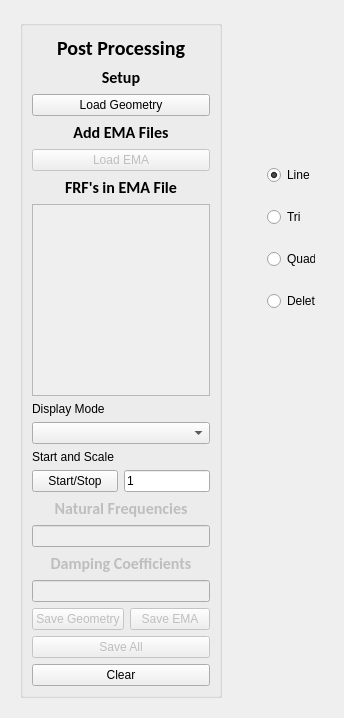
      <widget class="QWidget" name="post_processing_tab">
       <property name="sizePolicy">
        <sizepolicy hsizetype="Expanding" vsizetype="Expanding">
         <horstretch>0</horstretch>
         <verstretch>0</verstretch>
        </sizepolicy>
       </property>
       <attribute name="title">
        <string>Post Processing</string>
       </attribute>
       <layout class="QGridLayout" name="gridLayout_4">
        <item row="0" column="0">
         <widget class="PostProcMainWidget" name="post_proc_widget_main" native="true">
          <property name="sizePolicy">
           <sizepolicy hsizetype="Expanding" vsizetype="Expanding">
            <horstretch>0</horstretch>
            <verstretch>0</verstretch>
           </sizepolicy>
          </property>
          <layout class="QHBoxLayout" name="horizontalLayout_7" stretch="1,3">
           <item>
            <layout class="QVBoxLayout" name="post_proc_layout_setup" stretch="0">
             <property name="sizeConstraint">
              <enum>QLayout::SizeConstraint::SetDefaultConstraint</enum>
             </property>
             <property name="rightMargin">
              <number>0</number>
             </property>
             <item>
              <widget class="QGroupBox" name="groupBox">
               <layout class="QVBoxLayout" name="verticalLayout_3">
                <item>
                 <widget class="QLabel" name="post_proc_label_main">
                  <property name="sizePolicy">
                   <sizepolicy hsizetype="Expanding" vsizetype="Fixed">
                    <horstretch>0</horstretch>
                    <verstretch>0</verstretch>
                   </sizepolicy>
                  </property>
                  <property name="font">
                   <font>
                    <family>Calibri</family>
                    <pointsize>15</pointsize>
                    <bold>true</bold>
                   </font>
                  </property>
                  <property name="layoutDirection">
                   <enum>Qt::LayoutDirection::RightToLeft</enum>
                  </property>
                  <property name="text">
                   <string>Post Processing</string>
                  </property>
                  <property name="alignment">
                   <set>Qt::AlignmentFlag::AlignCenter</set>
                  </property>
                 </widget>
                </item>
                <item>
                 <widget class="QLabel" name="post_proc_label_main_2">
                  <property name="sizePolicy">
                   <sizepolicy hsizetype="Expanding" vsizetype="Fixed">
                    <horstretch>0</horstretch>
                    <verstretch>0</verstretch>
                   </sizepolicy>
                  </property>
                  <property name="font">
                   <font>
                    <family>Calibri</family>
                    <pointsize>12</pointsize>
                    <bold>true</bold>
                   </font>
                  </property>
                  <property name="layoutDirection">
                   <enum>Qt::LayoutDirection::RightToLeft</enum>
                  </property>
                  <property name="text">
                   <string>Setup</string>
                  </property>
                  <property name="alignment">
                   <set>Qt::AlignmentFlag::AlignCenter</set>
                  </property>
                 </widget>
                </item>
                <item>
                 <layout class="QHBoxLayout" name="horizontalLayout_4">
                  <item>
                   <widget class="QPushButton" name="post_proc_button_load_geometry">
                    <property name="sizePolicy">
                     <sizepolicy hsizetype="Minimum" vsizetype="Fixed">
                      <horstretch>0</horstretch>
                      <verstretch>0</verstretch>
                     </sizepolicy>
                    </property>
                    <property name="minimumSize">
                     <size>
                      <width>0</width>
                      <height>0</height>
                     </size>
                    </property>
                    <property name="text">
                     <string>Load Geometry</string>
                    </property>
                   </widget>
                  </item>
                 </layout>
                </item>
                <item>
                 <widget class="QLabel" name="post_proc_label_main_3">
                  <property name="sizePolicy">
                   <sizepolicy hsizetype="Expanding" vsizetype="Fixed">
                    <horstretch>0</horstretch>
                    <verstretch>0</verstretch>
                   </sizepolicy>
                  </property>
                  <property name="font">
                   <font>
                    <family>Calibri</family>
                    <pointsize>12</pointsize>
                    <bold>true</bold>
                   </font>
                  </property>
                  <property name="layoutDirection">
                   <enum>Qt::LayoutDirection::RightToLeft</enum>
                  </property>
                  <property name="text">
                   <string>Add EMA Files</string>
                  </property>
                  <property name="alignment">
                   <set>Qt::AlignmentFlag::AlignCenter</set>
                  </property>
                 </widget>
                </item>
                <item>
                 <widget class="QPushButton" name="post_proc_button_load_ema">
                  <property name="enabled">
                   <bool>false</bool>
                  </property>
                  <property name="sizePolicy">
                   <sizepolicy hsizetype="Minimum" vsizetype="Fixed">
                    <horstretch>0</horstretch>
                    <verstretch>0</verstretch>
                   </sizepolicy>
                  </property>
                  <property name="text">
                   <string>Load EMA</string>
                  </property>
                 </widget>
                </item>
                <item>
                 <widget class="QLabel" name="post_proc_label_main_4">
                  <property name="sizePolicy">
                   <sizepolicy hsizetype="Expanding" vsizetype="Fixed">
                    <horstretch>0</horstretch>
                    <verstretch>0</verstretch>
                   </sizepolicy>
                  </property>
                  <property name="font">
                   <font>
                    <family>Calibri</family>
                    <pointsize>12</pointsize>
                    <bold>true</bold>
                   </font>
                  </property>
                  <property name="layoutDirection">
                   <enum>Qt::LayoutDirection::RightToLeft</enum>
                  </property>
                  <property name="text">
                   <string>FRF's in EMA File</string>
                  </property>
                  <property name="alignment">
                   <set>Qt::AlignmentFlag::AlignCenter</set>
                  </property>
                 </widget>
                </item>
                <item>
                 <widget class="QListView" name="post_proc_ema_list">
                  <property name="enabled">
                   <bool>false</bool>
                  </property>
                  <property name="selectionMode">
                   <enum>QAbstractItemView::SelectionMode::SingleSelection</enum>
                  </property>
                 </widget>
                </item>
                <item>
                 <widget class="QLabel" name="post_proc_label_mode">
                  <property name="text">
                   <string>Display Mode</string>
                  </property>
                 </widget>
                </item>
                <item>
                 <widget class="QComboBox" name="post_proc_combo_box_mode"/>
                </item>
                <item>
                 <widget class="QLabel" name="label_2">
                  <property name="text">
                   <string>Start and Scale</string>
                  </property>
                 </widget>
                </item>
                <item>
                 <layout class="QHBoxLayout" name="horizontalLayout_11" stretch="1,1">
                  <item>
                   <widget class="QPushButton" name="post_proc_button_show_deformation">
                    <property name="text">
                     <string>Start/Stop</string>
                    </property>
                   </widget>
                  </item>
                  <item>
                   <widget class="QLineEdit" name="post_proc_line_edit_deformation_scale">
                    <property name="text">
                     <string>1</string>
                    </property>
                    <property name="placeholderText">
                     <string>Scale [1,100]</string>
                    </property>
                   </widget>
                  </item>
                 </layout>
                </item>
                <item>
                 <widget class="QLabel" name="post_proc_label_nat_freq">
                  <property name="enabled">
                   <bool>false</bool>
                  </property>
                  <property name="sizePolicy">
                   <sizepolicy hsizetype="Expanding" vsizetype="Fixed">
                    <horstretch>0</horstretch>
                    <verstretch>0</verstretch>
                   </sizepolicy>
                  </property>
                  <property name="font">
                   <font>
                    <family>Calibri</family>
                    <pointsize>12</pointsize>
                    <bold>true</bold>
                   </font>
                  </property>
                  <property name="layoutDirection">
                   <enum>Qt::LayoutDirection::RightToLeft</enum>
                  </property>
                  <property name="text">
                   <string>Natural Frequencies</string>
                  </property>
                  <property name="alignment">
                   <set>Qt::AlignmentFlag::AlignCenter</set>
                  </property>
                 </widget>
                </item>
                <item>
                 <widget class="QLineEdit" name="post_proc_line_edit_nat_freq">
                  <property name="enabled">
                   <bool>false</bool>
                  </property>
                  <property name="text">
                   <string/>
                  </property>
                  <property name="placeholderText">
                   <string/>
                  </property>
                 </widget>
                </item>
                <item>
                 <widget class="QLabel" name="post_proc_label_damping_coeff">
                  <property name="enabled">
                   <bool>false</bool>
                  </property>
                  <property name="sizePolicy">
                   <sizepolicy hsizetype="Expanding" vsizetype="Fixed">
                    <horstretch>0</horstretch>
                    <verstretch>0</verstretch>
                   </sizepolicy>
                  </property>
                  <property name="font">
                   <font>
                    <family>Calibri</family>
                    <pointsize>12</pointsize>
                    <bold>true</bold>
                   </font>
                  </property>
                  <property name="layoutDirection">
                   <enum>Qt::LayoutDirection::RightToLeft</enum>
                  </property>
                  <property name="text">
                   <string>Damping Coefficients</string>
                  </property>
                  <property name="alignment">
                   <set>Qt::AlignmentFlag::AlignCenter</set>
                  </property>
                 </widget>
                </item>
                <item>
                 <widget class="QLineEdit" name="post_proc_line_edit_daming_coeff">
                  <property name="enabled">
                   <bool>false</bool>
                  </property>
                  <property name="text">
                   <string/>
                  </property>
                  <property name="placeholderText">
                   <string/>
                  </property>
                 </widget>
                </item>
                <item>
                 <layout class="QHBoxLayout" name="horizontalLayout_9">
                  <item>
                   <widget class="QPushButton" name="post_proc_button_save_geometry">
                    <property name="enabled">
                     <bool>false</bool>
                    </property>
                    <property name="sizePolicy">
                     <sizepolicy hsizetype="Minimum" vsizetype="Fixed">
                      <horstretch>0</horstretch>
                      <verstretch>0</verstretch>
                     </sizepolicy>
                    </property>
                    <property name="text">
                     <string>Save Geometry</string>
                    </property>
                   </widget>
                  </item>
                  <item>
                   <widget class="QPushButton" name="post_proc_button_save_ema">
                    <property name="enabled">
                     <bool>false</bool>
                    </property>
                    <property name="sizePolicy">
                     <sizepolicy hsizetype="Minimum" vsizetype="Fixed">
                      <horstretch>0</horstretch>
                      <verstretch>0</verstretch>
                     </sizepolicy>
                    </property>
                    <property name="text">
                     <string>Save EMA</string>
                    </property>
                   </widget>
                  </item>
                 </layout>
                </item>
                <item>
                 <layout class="QHBoxLayout" name="horizontalLayout_8">
                  <item>
                   <widget class="QPushButton" name="post_proc_button_save_all">
                    <property name="enabled">
                     <bool>false</bool>
                    </property>
                    <property name="sizePolicy">
                     <sizepolicy hsizetype="Minimum" vsizetype="Fixed">
                      <horstretch>0</horstretch>
                      <verstretch>0</verstretch>
                     </sizepolicy>
                    </property>
                    <property name="text">
                     <string>Save All</string>
                    </property>
                   </widget>
                  </item>
                 </layout>
                </item>
                <item>
                 <widget class="QPushButton" name="post_proc_button_clear">
                  <property name="text">
                   <string>Clear</string>
                  </property>
                 </widget>
                </item>
               </layout>
              </widget>
             </item>
            </layout>
           </item>
           <item>
            <widget class="QFrame" name="post_proc_geometry">
             <property name="sizePolicy">
              <sizepolicy hsizetype="Expanding" vsizetype="Expanding">
               <horstretch>0</horstretch>
               <verstretch>0</verstretch>
              </sizepolicy>
             </property>
             <layout class="QGridLayout" name="gridLayout_9">
              <item row="0" column="0">
               <widget class="GeometryViewer" name="post_proc_vispy" native="true">
                <property name="sizePolicy">
                 <sizepolicy hsizetype="Expanding" vsizetype="Expanding">
                  <horstretch>0</horstretch>
                  <verstretch>0</verstretch>
                 </sizepolicy>
                </property>
                <widget class="QWidget" name="post_proc_vispy_settings" native="true">
                 <property name="enabled">
                  <bool>true</bool>
                 </property>
                 <property name="geometry">
                  <rect>
                   <x>30</x>
                   <y>120</y>
                   <width>181</width>
                   <height>181</height>
                  </rect>
                 </property>
                 <property name="sizePolicy">
                  <sizepolicy hsizetype="Minimum" vsizetype="Minimum">
                   <horstretch>0</horstretch>
                   <verstretch>0</verstretch>
                  </sizepolicy>
                 </property>
                 <property name="minimumSize">
                  <size>
                   <width>100</width>
                   <height>10</height>
                  </size>
                 </property>
                 <property name="autoFillBackground">
                  <bool>false</bool>
                 </property>
                 <property name="styleSheet">
                  <string notr="true"/>
                 </property>
                 <layout class="QVBoxLayout" name="verticalLayout">
                  <item>
                   <widget class="QRadioButton" name="radioButton_2">
                    <property name="enabled">
                     <bool>true</bool>
                    </property>
                    <property name="styleSheet">
                     <string notr="true">color: rgb(0, 0, 0);</string>
                    </property>
                    <property name="text">
                     <string>Line</string>
                    </property>
                    <property name="checked">
                     <bool>true</bool>
                    </property>
                    <attribute name="buttonGroup">
                     <string notr="true">post_proc_connector</string>
                    </attribute>
                   </widget>
                  </item>
                  <item>
                   <widget class="QRadioButton" name="radioButton">
                    <property name="styleSheet">
                     <string notr="true">color: rgb(0, 0, 0);</string>
                    </property>
                    <property name="text">
                     <string>Tri</string>
                    </property>
                    <attribute name="buttonGroup">
                     <string notr="true">post_proc_connector</string>
                    </attribute>
                   </widget>
                  </item>
                  <item>
                   <widget class="QRadioButton" name="radioButton_3">
                    <property name="styleSheet">
                     <string notr="true">color: rgb(0, 0, 0);</string>
                    </property>
                    <property name="text">
                     <string>Quad</string>
                    </property>
                    <attribute name="buttonGroup">
                     <string notr="true">post_proc_connector</string>
                    </attribute>
                   </widget>
                  </item>
                  <item>
                   <widget class="QRadioButton" name="radioButton_4">
                    <property name="enabled">
                     <bool>true</bool>
                    </property>
                    <property name="styleSheet">
                     <string notr="true">color: rgb(0, 0, 0);</string>
                    </property>
                    <property name="text">
                     <string>Delete</string>
                    </property>
                    <attribute name="buttonGroup">
                     <string notr="true">post_proc_connector</string>
                    </attribute>
                   </widget>
                  </item>
                 </layout>
                 <zorder>radioButton_3</zorder>
                 <zorder>radioButton</zorder>
                 <zorder>radioButton_2</zorder>
                 <zorder>radioButton_4</zorder>
                </widget>
               </widget>
              </item>
             </layout>
            </widget>
           </item>
          </layout>
         </widget>
        </item>
       </layout>
      </widget>
